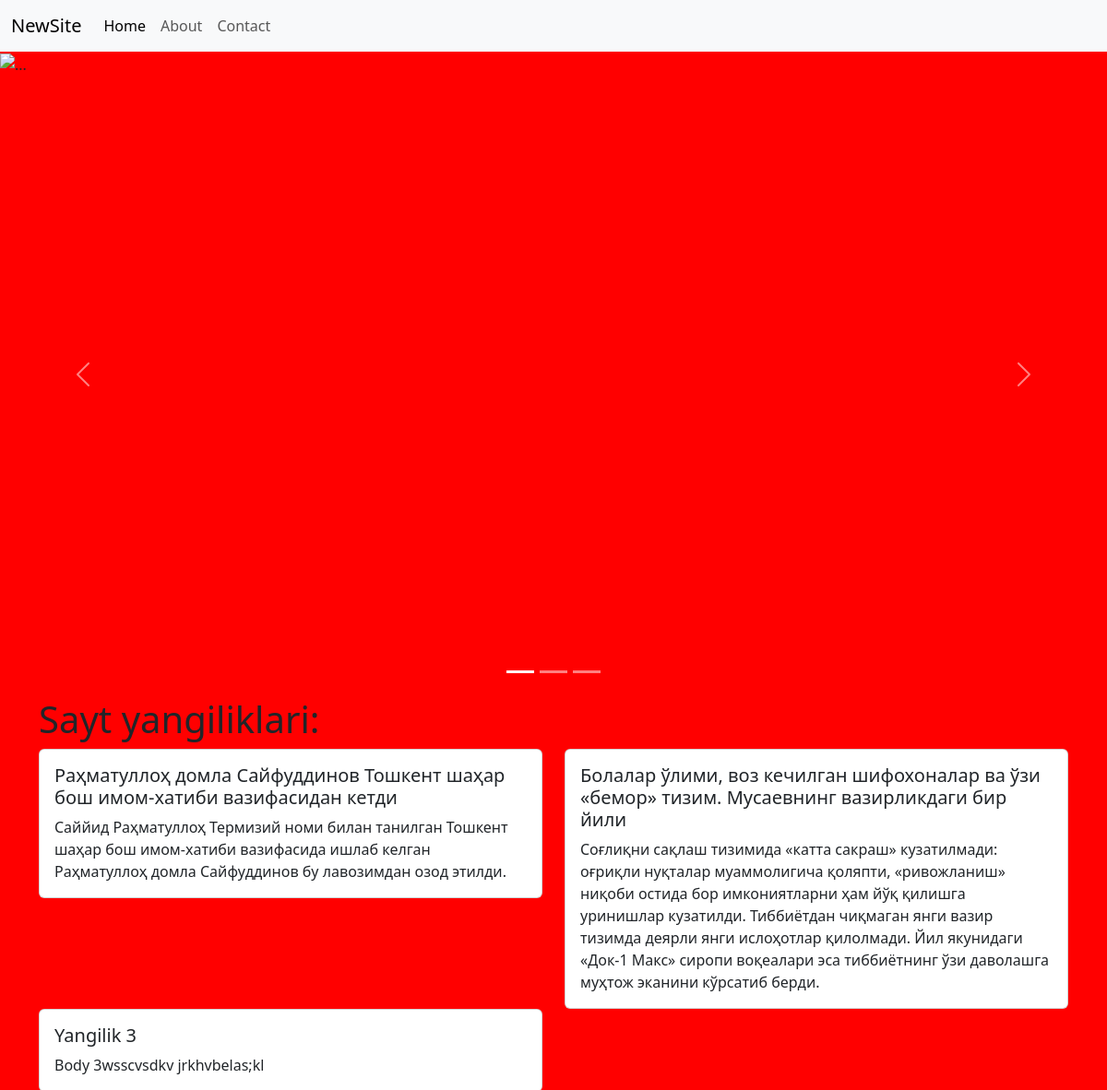
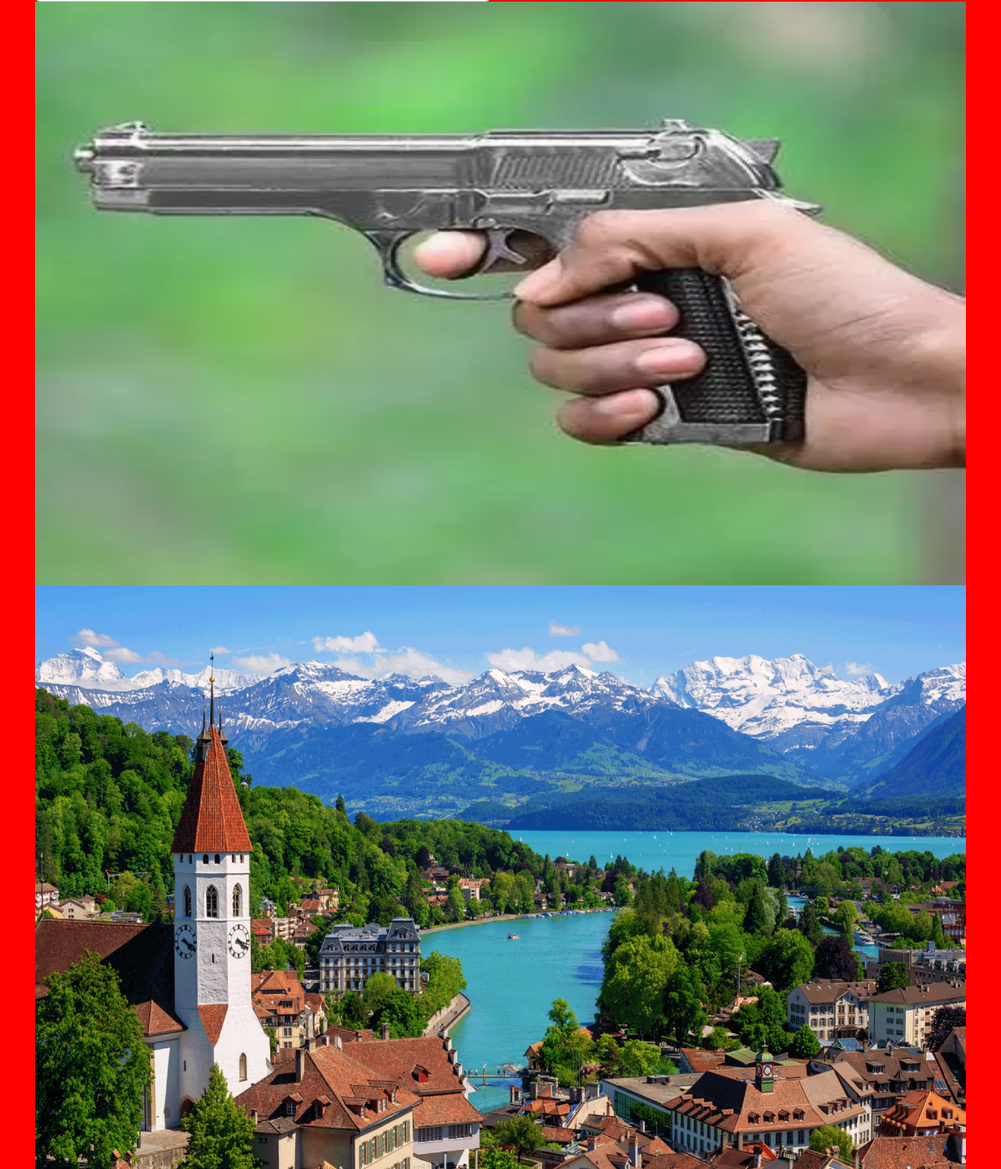
The page / on the database its author committed (2 pictures, top to bottom).
### main/models.py (models this page shows, shortened)
class News(models.Model):
    title = models.CharField(max_length=100)
    body = models.TextField()
    class Meta:
        verbose_name = 'yangilik'
        verbose_name_plural = 'Yangiliklar'

### main/views.py (the view)
# urls.py: path('', main, name='main'),  # 127.0.0.1:8000
def main(request):
    yangiliklar = News.objects.all()
    context = {
        'news': yangiliklar
    }
    return render(request, 'main/index.html', context)

### main/templates/main/index.html (shortened to what this page needs)
{% load static %}
<!DOCTYPE html>
<html lang="en">
  <head>
    <link href="https://cdn.jsdelivr.net/npm/bootstrap@5.3.0-alpha1/dist/css/bootstrap.min.css" rel="stylesheet">
    <link rel="stylesheet" href="{% static 'main/css/main.css' %}">
  </head>
  <body>
    <nav class="navbar navbar-expand-lg bg-body-tertiary">
  <div class="container-fluid">
    <a class="navbar-brand" href="{% url 'main' %}">NewSite</a>
    <div class="collapse navbar-collapse" id="navbarNav">
      <ul class="navbar-nav">
        <li class="nav-item">
          <a class="nav-link active" aria-current="page" href="{% url 'main' %}">Home</a>
        </li>
        <li class="nav-item">
          <a class="nav-link" href="{% url 'about' %}">About</a>
        </li>
        <li class="nav-item">
          <a class="nav-link" href="{% url 'contact' %}">Contact</a>
        </li>
      </ul>
    </div>
  </div>
</nav>
<div>
    <div style="width:100%; height: 700px !important " id="carouselExampleIndicators" class="carousel slide">
  <div class="carousel-indicators">
    <button type="button" data-bs-target="#carouselExampleIndicators" data-bs-slide-to="0" class="active" aria-current="true" aria-label="Slide 1"></button>
    <button type="button" data-bs-target="#carouselExampleIndicators" data-bs-slide-to="1" aria-label="Slide 2"></button>
    <button type="button" data-bs-target="#carouselExampleIndicators" data-bs-slide-to="2" aria-label="Slide 3"></button>
  </div>
  <div class="carousel-inner">
    <div class="carousel-item active">
      <img src="https://thumbs.dreamstime.com/b/golden-retriever-dog-21668976.jpg" class=" w-100" alt="...">
    </div>
  </div>
  <button class="carousel-control-prev" type="button" data-bs-target="#carouselExampleIndicators" data-bs-slide="prev">
    <span class="carousel-control-prev-icon" aria-hidden="true"></span>
  </button>
  <button class="carousel-control-next" type="button" data-bs-target="#carouselExampleIndicators" data-bs-slide="next">
    <span class="carousel-control-next-icon" aria-hidden="true"></span>
  </button>
</div>
  </div>
<div class="container">
  <h1>Sayt yangiliklari:</h1>
    <div class="row">
  {% for i in news %}
  <div class="col-sm-6 mb-3 mb-sm-0">
    <div class="card">
      <div class="card-body">
        <h5 class="card-title">{{i.title}}</h5>
        <p class="card-text">{{i.body}}</p>
      </div>
    </div>
  </div>
   {% endfor %}
</div>
  <img src="{% static 'main/images/p2.jpeg' %}" alt="">
    <img src="{% static 'main/images/shv.jpg' %}" alt="">
</div>
  </body>
</html>

### main/static/main/css/main.css (style rules this page uses)
body { background: red }
img { width: 100%; height: 700px !important }

### rows shown on the page
News: title "Раҳматуллоҳ домла Сайфуддинов Тошкент шаҳар бош имом-хатиби вазифасидан кетди", body "Саййид Раҳматуллоҳ Термизий номи билан танилган Тошкент шаҳар бош имом-хатиби вазифасида ишлаб келган Раҳматуллоҳ домла Сайфуддинов бу лавозимдан озод этилди."
News: title "Болалар ўлими, воз кечилган шифохоналар ва ўзи «бемор» тизим. Мусаевнинг вазирликдаги бир йили", body "Соғлиқни сақлаш тизимида «катта сакраш» кузатилмади: оғриқли нуқталар муаммолигича қоляпти, «ривожланиш» ниқоби остида бор имкониятларни ҳам йўқ қилишга уринишлар кузатилди. Тиббиётдан чиқмаган янги вазир тизимда деярли янги ислоҳотлар қилолмади. Йил якунидаги «Док-1 Макс» сиропи воқеалари эса тиббиётнинг ўзи даволашга муҳтож эканини кўрсатиб берди."
News: title "Yangilik 3", body "Body 3wsscvsdkv jrkhvbelas;kl"
